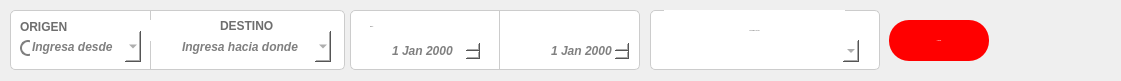
   <widget class="QWidget" name="layoutWidget">
    <property name="geometry">
     <rect>
      <x>0</x>
      <y>208</y>
      <width>1121</width>
      <height>81</height>
     </rect>
    </property>
    <layout class="QHBoxLayout" name="layoutBusqueda">
     <property name="spacing">
      <number>7</number>
     </property>
     <property name="sizeConstraint">
      <enum>QLayout::SetMinimumSize</enum>
     </property>
     <property name="leftMargin">
      <number>0</number>
     </property>
     <property name="topMargin">
      <number>0</number>
     </property>
     <item>
      <widget class="QWidget" name="widget_2" native="true">
       <property name="focusPolicy">
        <enum>Qt::ClickFocus</enum>
       </property>
       <widget class="QPushButton" name="btnPasajerosClase">
        <property name="geometry">
         <rect>
          <x>650</x>
          <y>10</y>
          <width>230</width>
          <height>60</height>
         </rect>
        </property>
        <property name="minimumSize">
         <size>
          <width>200</width>
          <height>60</height>
         </size>
        </property>
        <property name="font">
         <font>
          <pointsize>-1</pointsize>
          <weight>75</weight>
          <bold>true</bold>
         </font>
        </property>
        <property name="styleSheet">
         <string notr="true">QLineEdit, QPushButton {
    background-color: white;
    color: black;
    border-radius: 5px;
    border: 1px solid #ccc;
    padding: 4px;
}
</string>
        </property>
        <property name="text">
         <string/>
        </property>
       </widget>
       <widget class="QPushButton" name="btnFechaIda">
        <property name="geometry">
         <rect>
          <x>490</x>
          <y>10</y>
          <width>150</width>
          <height>60</height>
         </rect>
        </property>
        <property name="minimumSize">
         <size>
          <width>150</width>
          <height>60</height>
         </size>
        </property>
        <property name="font">
         <font>
          <pointsize>-1</pointsize>
          <weight>75</weight>
          <bold>true</bold>
         </font>
        </property>
        <property name="styleSheet">
         <string notr="true">QPushButton {
    background-color: white;
    color: black;
    border: 1px solid #ccc;
    border-top-left-radius: 0px;
    border-bottom-left-radius: 0px;
    border-top-right-radius: 10px;
    border-bottom-right-radius: 10px;
}
QPushButton {
    background-color: white;
    color: black;
    border: 1px solid #ccc;
    border-top-left-radius: 0px;
    border-bottom-left-radius: 0px;
    border-top-right-radius: 5px;
    border-bottom-right-radius: 5px;
}


</string>
        </property>
        <property name="text">
         <string/>
        </property>
       </widget>
       <widget class="QPushButton" name="btnFechaVuelta">
        <property name="geometry">
         <rect>
          <x>350</x>
          <y>10</y>
          <width>150</width>
          <height>60</height>
         </rect>
        </property>
        <property name="minimumSize">
         <size>
          <width>150</width>
          <height>60</height>
         </size>
        </property>
        <property name="font">
         <font>
          <pointsize>-1</pointsize>
          <weight>75</weight>
          <bold>true</bold>
         </font>
        </property>
        <property name="styleSheet">
         <string notr="true">QLineEdit, QPushButton {
    background-color: white;
    color: black;
    border-radius: 8px;
    border: 1px solid #ccc;
    padding: 4px;
}
QPushButton {
    background-color: white;
    color: black;
    border: 1px solid #ccc;
    border-top-left-radius: 5px;
    border-bottom-left-radius: 5px;
    border-top-right-radius: 0px;
    border-bottom-right-radius: 0px;
}
</string>
        </property>
        <property name="text">
         <string/>
        </property>
       </widget>
       <widget class="QPushButton" name="btnBuscar">
        <property name="geometry">
         <rect>
          <x>889</x>
          <y>20</y>
          <width>100</width>
          <height>41</height>
         </rect>
        </property>
        <property name="sizePolicy">
         <sizepolicy hsizetype="Fixed" vsizetype="Preferred">
          <horstretch>0</horstretch>
          <verstretch>0</verstretch>
         </sizepolicy>
        </property>
        <property name="font">
         <font>
          <pointsize>-1</pointsize>
          <weight>75</weight>
          <bold>true</bold>
         </font>
        </property>
        <property name="styleSheet">
         <string notr="true">background-color: red; color: white; border-radius: 20px; padding: 5px 15px;</string>
        </property>
        <property name="text">
         <string>🔍 Buscar</string>
        </property>
       </widget>
       <widget class="QWidget" name="widget_4" native="true">
        <property name="geometry">
         <rect>
          <x>10</x>
          <y>0</y>
          <width>341</width>
          <height>80</height>
         </rect>
        </property>
        <widget class="QLineEdit" name="txtOrigen">
         <property name="geometry">
          <rect>
           <x>0</x>
           <y>10</y>
           <width>195</width>
           <height>60</height>
          </rect>
         </property>
         <property name="sizePolicy">
          <sizepolicy hsizetype="Fixed" vsizetype="Preferred">
           <horstretch>0</horstretch>
           <verstretch>0</verstretch>
          </sizepolicy>
         </property>
         <property name="minimumSize">
          <size>
           <width>195</width>
           <height>60</height>
          </size>
         </property>
         <property name="font">
          <font>
           <pointsize>-1</pointsize>
          </font>
         </property>
         <property name="styleSheet">
          <string notr="true">QLineEdit, QPushButton {
    background-color: white;
    color: black;
    border-radius: 8px;
    border: 1px solid #ccc;
    padding: 4px;
}

QPushButton {
    background-color: white;
    color: black;
    border: 1px solid #ccc;
    border-top-left-radius: 10px;
    border-bottom-left-radius: 10px;
    border-top-right-radius: 0px;
    border-bottom-right-radius: 0px;
    padding: 8px;
}
QLineEdit {
    background-color: white;
    color: black;
    border: 1px solid #ccc;
    border-top-left-radius: 5px;
    border-bottom-left-radius: 5px;
    border-top-right-radius: 0px;
    border-bottom-right-radius: 0px;
    padding: 5px 10px;
}
</string>
         </property>
         <property name="placeholderText">
          <string/>
         </property>
        </widget>
        <widget class="QLineEdit" name="txtDestino">
         <property name="geometry">
          <rect>
           <x>140</x>
           <y>10</y>
           <width>195</width>
           <height>60</height>
          </rect>
         </property>
         <property name="sizePolicy">
          <sizepolicy hsizetype="Fixed" vsizetype="Preferred">
           <horstretch>0</horstretch>
           <verstretch>0</verstretch>
          </sizepolicy>
         </property>
         <property name="minimumSize">
          <size>
           <width>195</width>
           <height>60</height>
          </size>
         </property>
         <property name="font">
          <font>
           <pointsize>-1</pointsize>
          </font>
         </property>
         <property name="styleSheet">
          <string notr="true">QLineEdit, QPushButton {
    background-color: white;
    color: black;
    border-radius: 8px;
    border: 1px solid #ccc;
    padding: 4px;
}
QLineEdit {
    background-color: white;
    color: black;
    border: 1px solid #ccc;
    border-top-left-radius: 0px;
    border-bottom-left-radius: 0px;
    border-top-right-radius: 5px;
    border-bottom-right-radius: 5px;
    padding: 8px;
}
</string>
         </property>
         <property name="placeholderText">
          <string/>
         </property>
        </widget>
        <widget class="QLabel" name="Origen">
         <property name="geometry">
          <rect>
           <x>10</x>
           <y>20</y>
           <width>47</width>
           <height>13</height>
          </rect>
         </property>
         <property name="styleSheet">
          <string notr="true">color: #6e6e6e;        /* Gris medio */
background-color: white;
font-weight: bold;
border: none;
</string>
         </property>
         <property name="text">
          <string>ORIGEN</string>
         </property>
        </widget>
        <widget class="QLabel" name="lblDestino">
         <property name="geometry">
          <rect>
           <x>210</x>
           <y>15</y>
           <width>71</width>
           <height>21</height>
          </rect>
         </property>
         <property name="styleSheet">
          <string notr="true">color: #6e6e6e;        /* Gris medio */
background-color: white;
font-weight: bold;
border: none;
</string>
         </property>
         <property name="text">
          <string>DESTINO</string>
         </property>
        </widget>
        <widget class="QLineEdit" name="lineEdit">
         <property name="geometry">
          <rect>
           <x>10</x>
           <y>40</y>
           <width>113</width>
           <height>20</height>
          </rect>
         </property>
         <property name="styleSheet">
          <string notr="true">QLineEdit {
    color: #6e6e6e;  /* Texto gris suave */
    background-color: white;
    border: none;
    font-weight: bold;
}
</string>
         </property>
        </widget>
        <widget class="QLineEdit" name="lineEdit_2">
         <property name="geometry">
          <rect>
           <x>200</x>
           <y>40</y>
           <width>113</width>
           <height>20</height>
          </rect>
         </property>
         <property name="styleSheet">
          <string notr="true">QLineEdit {
    color: #6e6e6e;  /* Texto gris suave */
    background-color: white;
    border: none;
    font-weight: bold;
}
</string>
         </property>
        </widget>
        <widget class="QLabel" name="label_8">
         <property name="geometry">
          <rect>
           <x>10</x>
           <y>40</y>
           <width>16</width>
           <height>16</height>
          </rect>
         </property>
         <property name="styleSheet">
          <string notr="true">QLabel {
background-color: white;
border: 2px solid gray;
border-radius: 8px;
}</string>
         </property>
         <property name="text">
          <string/>
         </property>
        </widget>
        <widget class="QLabel" name="label_9">
         <property name="geometry">
          <rect>
           <x>130</x>
           <y>20</y>
           <width>21</width>
           <height>21</height>
          </rect>
         </property>
         <property name="styleSheet">
          <string notr="true">QLabel {
    color: #6e6e6e;
    background-color: white;
    border: none;
    font-weight: bold;
    font-style: italic;
color: gray;

}
</string>
         </property>
         <property name="text">
          <string/>
         </property>
         <property name="pixmap">
          <pixmap>../../../../Downloads/gps_16547433.png</pixmap>
         </property>
         <property name="scaledContents">
          <bool>true</bool>
         </property>
        </widget>
        <widget class="QComboBox" name="cmbDesde">
         <property name="geometry">
          <rect>
           <x>20</x>
           <y>31</y>
           <width>111</width>
           <height>31</height>
          </rect>
         </property>
         <property name="styleSheet">
          <string notr="true">QComboBox {
    color: #6e6e6e;
    background-color: white;
    border: none;
    font-weight: bold;
    font-style: italic;
color: gray;
 font-style: italic;
color: gray;
}


</string>
         </property>
         <property name="editable">
          <bool>true</bool>
         </property>
         <property name="currentText">
          <string>Ingresa desde </string>
         </property>
        </widget>
        <widget class="QComboBox" name="cmbHacia">
         <property name="geometry">
          <rect>
           <x>170</x>
           <y>31</y>
           <width>151</width>
           <height>31</height>
          </rect>
         </property>
         <property name="font">
          <font>
           <pointsize>-1</pointsize>
           <weight>75</weight>
           <italic>true</italic>
           <bold>true</bold>
          </font>
         </property>
         <property name="styleSheet">
          <string notr="true">QComboBox {
     color: #6e6e6e;
    background-color: white;
    border: none;
    font-weight: bold;
    font-style: italic;
color: gray;
 font-style: italic;
color: gray;
}

</string>
         </property>
         <property name="editable">
          <bool>true</bool>
         </property>
         <property name="currentText">
          <string>Ingresa hacia donde</string>
         </property>
        </widget>
       </widget>
       <widget class="QLabel" name="lblFecha">
        <property name="geometry">
         <rect>
          <x>370</x>
          <y>20</y>
          <width>47</width>
          <height>13</height>
         </rect>
        </property>
        <property name="font">
         <font>
          <pointsize>-1</pointsize>
          <weight>75</weight>
          <bold>true</bold>
         </font>
        </property>
        <property name="styleSheet">
         <string notr="true">color: #6e6e6e;        /* Gris medio */
background-color: white;
font-weight: bold;
border: none;
</string>
        </property>
        <property name="text">
         <string>FECHA</string>
        </property>
       </widget>
       <widget class="QDateEdit" name="FechaVuelta">
        <property name="geometry">
         <rect>
          <x>549</x>
          <y>40</y>
          <width>81</width>
          <height>22</height>
         </rect>
        </property>
        <property name="styleSheet">
         <string notr="true">QDateEdit {
 color: #6e6e6e;
    background-color: white;
    border: none;
    font-weight: bold;
    font-style: italic;
color: gray;

}</string>
        </property>
       </widget>
       <widget class="QLabel" name="lblcalendario">
        <property name="geometry">
         <rect>
          <x>360</x>
          <y>40</y>
          <width>21</width>
          <height>21</height>
         </rect>
        </property>
        <property name="styleSheet">
         <string notr="true">QLabel {
    color: #6e6e6e;
    background-color: white;
    border: none;
    font-weight: bold;
    font-style: italic;
color: gray;

}
</string>
        </property>
        <property name="text">
         <string/>
        </property>
        <property name="pixmap">
         <pixmap>../../../../Downloads/icons8-calendar-50(1).png</pixmap>
        </property>
        <property name="scaledContents">
         <bool>true</bool>
        </property>
       </widget>
       <widget class="QLabel" name="lblcalendario2">
        <property name="geometry">
         <rect>
          <x>510</x>
          <y>40</y>
          <width>21</width>
          <height>21</height>
         </rect>
        </property>
        <property name="styleSheet">
         <string notr="true">QLabel {
    color: #6e6e6e;
    background-color: white;
    border: none;
    font-weight: bold;
    font-style: italic;
color: gray;

}
</string>
        </property>
        <property name="text">
         <string/>
        </property>
        <property name="pixmap">
         <pixmap>../../../../Downloads/icons8-calendar-50(1).png</pixmap>
        </property>
        <property name="scaledContents">
         <bool>true</bool>
        </property>
       </widget>
       <widget class="QLabel" name="lbl_usuario">
        <property name="geometry">
         <rect>
          <x>670</x>
          <y>43</y>
          <width>21</width>
          <height>20</height>
         </rect>
        </property>
        <property name="styleSheet">
         <string notr="true">QLabel {
    color: #6e6e6e;
    background-color: white;
    border: none;
    font-weight: bold;
    font-style: italic;
color: gray;

}
</string>
        </property>
        <property name="text">
         <string/>
        </property>
        <property name="pixmap">
         <pixmap>../../../Imágenes/Screenshots/icons8-customer-50.png</pixmap>
        </property>
        <property name="scaledContents">
         <bool>true</bool>
        </property>
       </widget>
       <widget class="QDateEdit" name="FechaIda">
        <property name="geometry">
         <rect>
          <x>390</x>
          <y>40</y>
          <width>91</width>
          <height>22</height>
         </rect>
        </property>
        <property name="styleSheet">
         <string notr="true">QDateEdit {
 color: #6e6e6e;
    background-color: white;
    border: none;
    font-weight: bold;
    font-style: italic;
color: gray;

}</string>
        </property>
       </widget>
       <widget class="QComboBox" name="cmbPasajeros">
        <property name="geometry">
         <rect>
          <x>698</x>
          <y>40</y>
          <width>161</width>
          <height>22</height>
         </rect>
        </property>
        <property name="styleSheet">
         <string notr="true">QComboBox {
     color: #6e6e6e;
    background-color: white;
    border: none;
    font-weight: bold;
    font-style: italic;
color: gray;
 font-style: italic;
color: gray;
}
</string>
        </property>
        <property name="editable">
         <bool>true</bool>
        </property>
       </widget>
       <widget class="QPushButton" name="btnPasajeros">
        <property name="geometry">
         <rect>
          <x>664</x>
          <y>10</y>
          <width>181</width>
          <height>41</height>
         </rect>
        </property>
        <property name="font">
         <font>
          <pointsize>-1</pointsize>
          <weight>75</weight>
          <bold>true</bold>
         </font>
        </property>
        <property name="styleSheet">
         <string notr="true">QPushButton {
color: #6e6e6e;        /* Gris medio */
background-color: white;
font-weight: bold;
border: none;
}</string>
        </property>
        <property name="text">
         <string>PASAJERO Y CLASE</string>
        </property>
        <property name="flat">
         <bool>true</bool>
        </property>
       </widget>
      </widget>
     </item>
    </layout>
   </widget>
